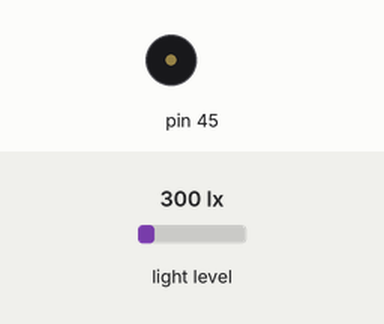
The sketch below on a simulated Arduino Uno, built with avr-gcc and run on an emulated ATmega328P. On the bench: buzzer (waves = sounding). Inputs (shaded band) come from the test bench; at power-on: light level 300 lx.

Above: at 0.7 s.
Timing chart, 0 to 3.0 s (numbered marks = the images above):
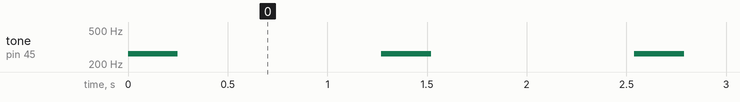

The sketch:

Buzzer.ino
```cpp
// generated by mBlock5 for mBot Ranger
// codes make you happy

#include <Arduino.h>
#include <Wire.h>
#include <SoftwareSerial.h>
#include <MeAuriga.h>

MeLightSensor lightsensor_12(12);
MeBuzzer buzzer;

void _delay(float seconds) {
  if(seconds < 0.0){
    seconds = 0.0;
  }
  long endTime = millis() + seconds * 1000;
  while(millis() < endTime) _loop();
}

void setup() {
  randomSeed((unsigned long)(lightsensor_12.read() * 123456));
  buzzer.setpin(45);
  while(1) {

      buzzer.tone(262, 0.25 * 1000);
      _delay(0.02);
      _delay(1);

      _loop();
  }

}

void _loop() {
}

void loop() {
  _loop();
}
```

Measured:
- by itself, tone on pin 45: alternates 262 Hz for 0.25 s and silent for 1.0 s
